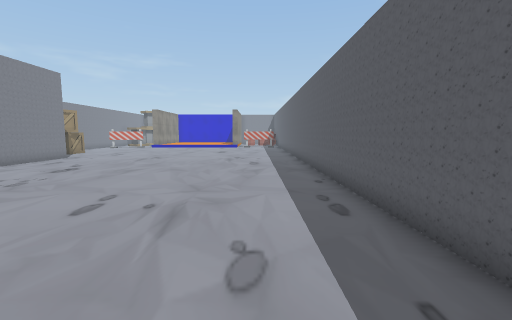
[1] (above)

21 first-person views from a walk through a scene from a Unity 3-D project. The camera is 1.5 m above the floor, tilts 6° down and sees 90° across. The floor is counted in squares, 1 m on a side. Each view is taken from the middle of a square. On the plan, view 1 faces up. The plan holds only what a view shows up to about 13 squares ahead; the rest is blank. The player character is not drawn. Some surface patterns are stand-ins.

[2]
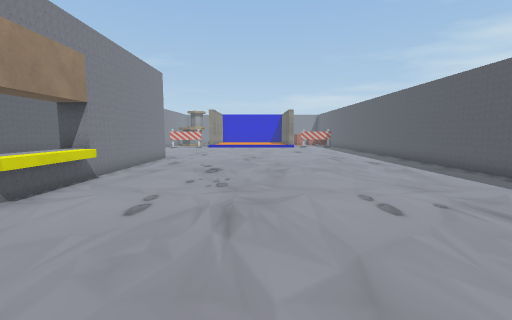

[3]
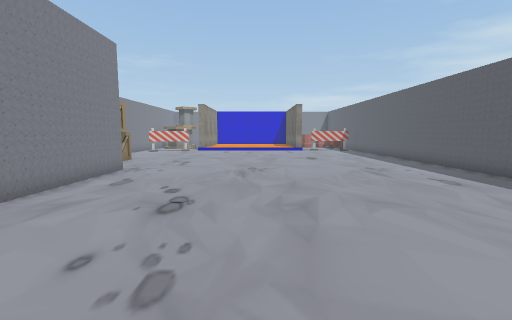

[4]
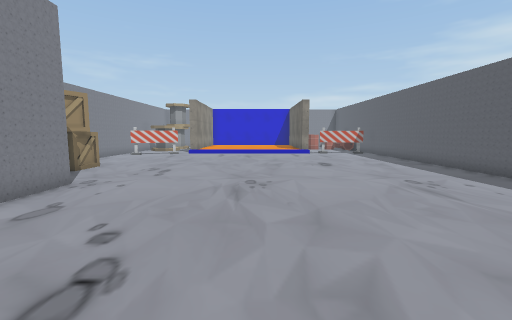

[5]
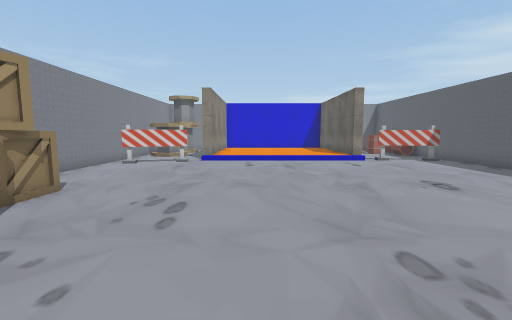

[6]
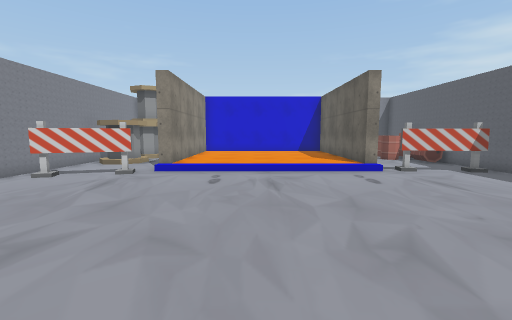

[7]
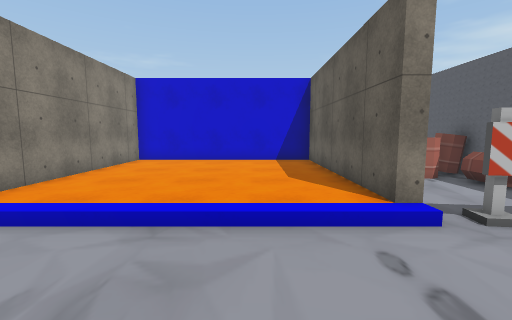

[8]
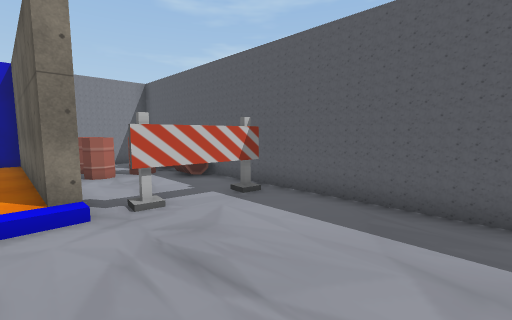

[9]
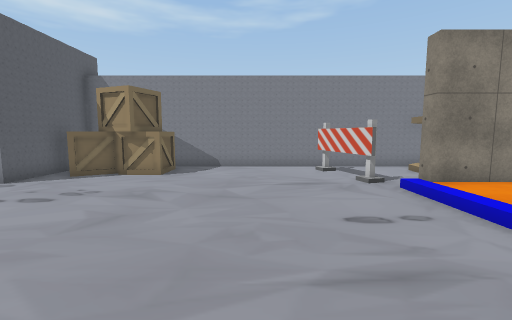

[10]
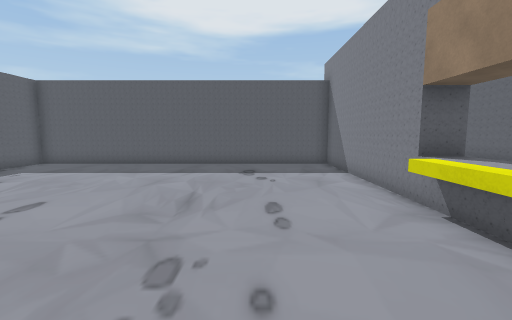

[11]
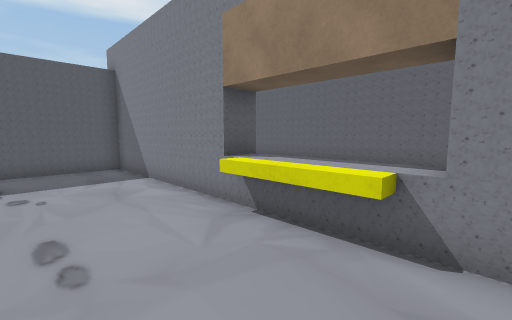

[12]
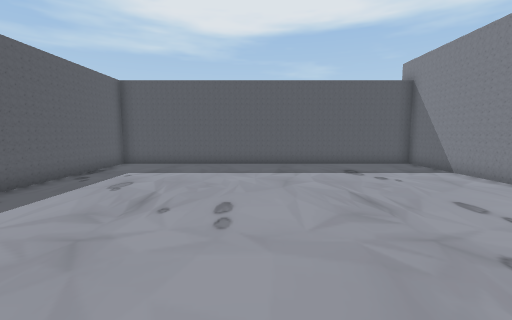

[13]
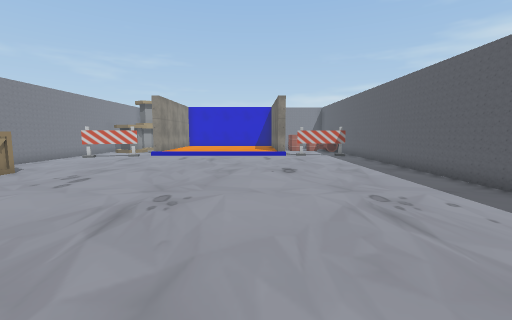

[14]
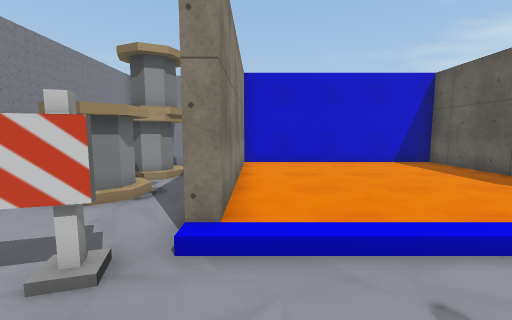

[15]
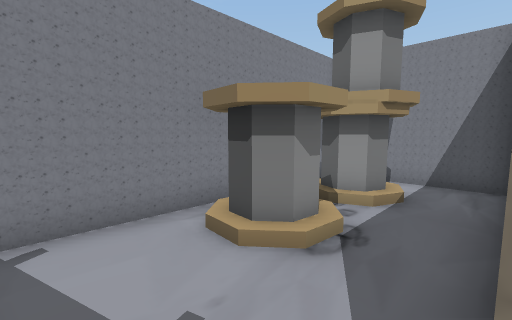

[16]
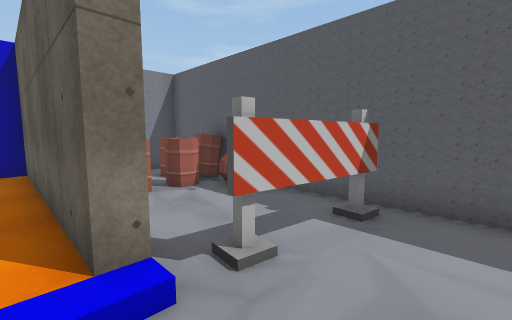

[17]
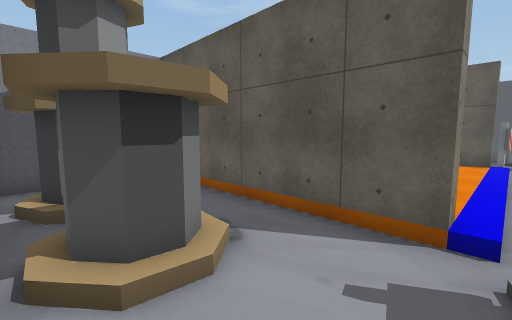

[18]
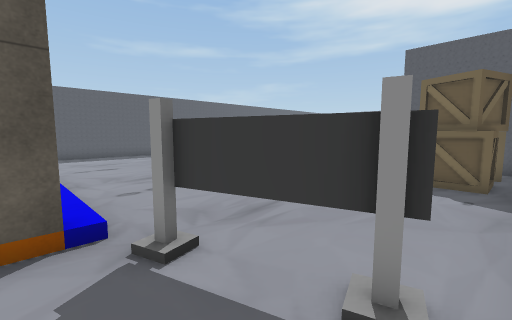

[19]
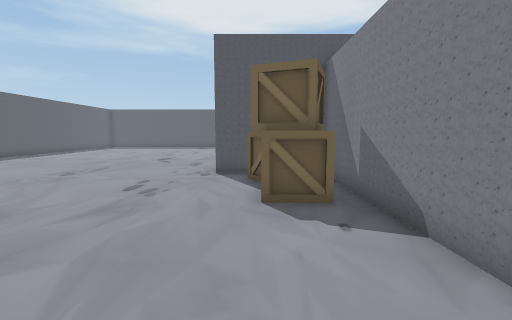

[20]
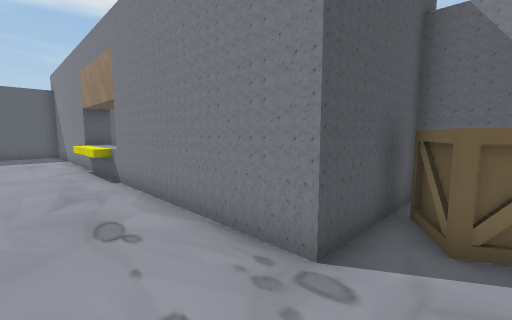

[21]
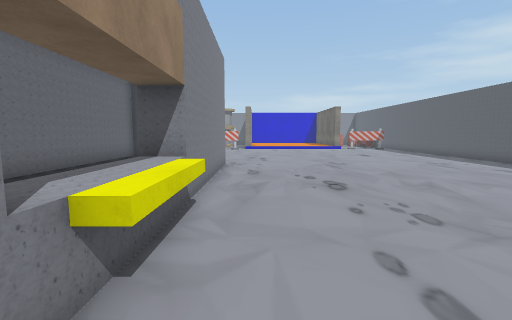

### Floor plan
Key: @ floor where view 1 was taken; # wall or solid block; . main floor; : floor 0.25 m higher than the main floor; / step, stairs or slope; ^ raised ledge; C crate; B barrier; A barrel; O other object.
Columns run from 16 left of view 1 to 3 right of it. Each row starts with its distance up from view 1.
 36 ######
 35 #....###############
 34  .OO.#::::::::#AAAA#
 33  #OO.#::::::::#AAAA#
 32  #O..#::::::::#AAAA#
 31 ##OO.#::::::::#A.AA#
 30 ##OO.#::::::::#..AA#
 29 #....#::::::::#....#
 28 #....#::::::::#....#
 27 #...B//////////BBBB#
 26 #.BBB..............#
 25 #..................#
 24 #..................#
 23 #..................#
 22 #..................#
 21 #..................#
 20 #..................#
 19 #CCC...............#
 18 #CCC...............#
 17 #C C...............#
 16 # CC...............#
 15 #####..............#
 14  #  #..............#
 13  #  #..............#
 12  #  #..............#
 11  #  #..............#
 10  #  #..............#
  9  #  #..............#
  8  #  ^^.............#
  7  #  ^^.............#
  6  #  ^^.............#
  5  #  ^^.............#
  4  #  #..............#
  3  #  #..............#
  2  #  #..............#
  1  #  #..............#
  0     #...........@..#
 -1     #..............#
 -2     #..............#
 -3     ################

Positions as (right, up) in squares from view 1, and headings:
1: (0, 0), facing up
2: (-6, 0), facing up
3: (-6, 5), facing up
4: (-6, 8), facing up
5: (-8, 13), facing up
6: (-7, 17), facing up
7: (-5, 23), facing up
8: (-3, 22), facing up-right
9: (-4, 23), facing left
10: (-8, 10), facing down
11: (-8, 9), facing down-left
12: (-4, 10), facing down
13: (-4, 10), facing up
14: (-10, 24), facing up
15: (-11, 27), facing up-left
16: (-3, 25), facing up-right
17: (-15, 27), facing up-right
18: (-15, 28), facing down-right
19: (-13, 25), facing down
20: (-9, 17), facing down-left
21: (-10, 3), facing up
